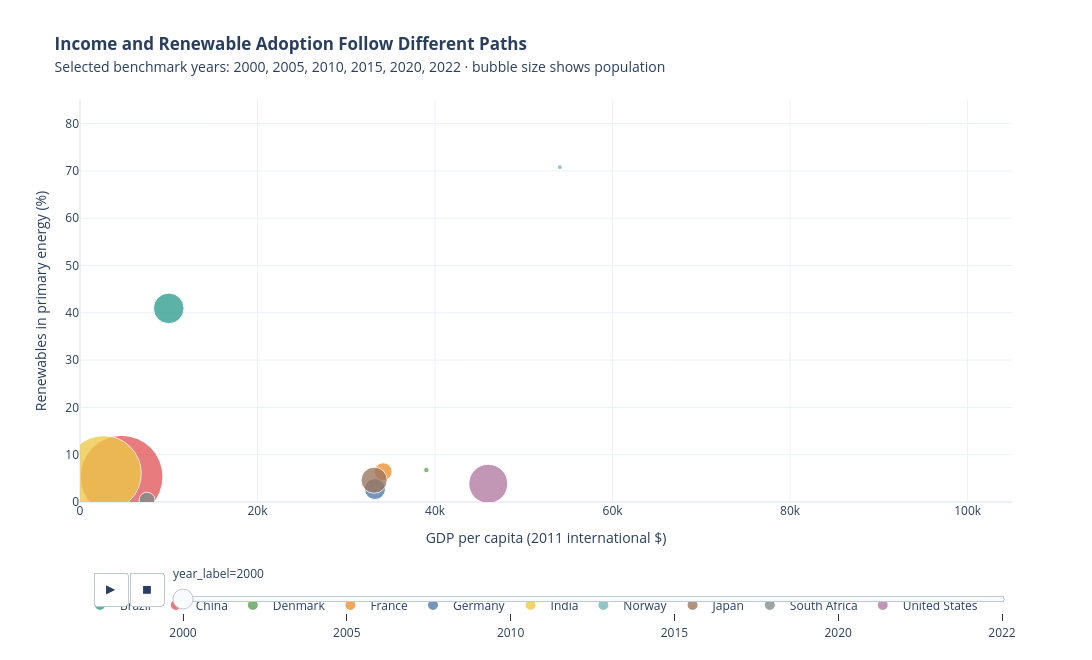

Source (notebook cell):
### Markdown cell above
## Question 3

**What patterns appear when we compare renewable-energy adoption with economic context and change over time?**

### Visual 3 — Economic context (2022)

![Visual 3: GDP per capita versus renewable share](../visuals/03_gdp_vs_renewables.png)

### Visual 4 — Change over time (2000–2024)

![Visual 4: transition over time](../visuals/04_transition_over_time.png)

### Visual 8 — Income versus renewables over time

Visual 8 uses **selected benchmark years**: 2000, 2005, 2010, 2015, 2020, and 2022. **2022 is the latest common year** with GDP, population, and renewable primary-energy share for all ten countries.

### Code cell
import plotly.express as px

income_cols = ["gdp", "population", "renewables_share_energy"]
income_valid = data.dropna(subset=income_cols)
v8_latest = int(income_valid.groupby("year").country.nunique()
                .loc[lambda s: s.eq(len(countries))].index.max())
benchmarks = [2000, 2005, 2010, 2015, 2020, 2022]
v8 = income_valid.loc[income_valid.year.isin(benchmarks)].copy()
assert v8.groupby("year").country.nunique().eq(len(countries)).all()
v8["gdp_per_capita"] = v8.gdp / v8.population
v8["year_label"] = v8.year.astype(str)
print(f"Visual 8 years: {benchmarks}; GDP per capita = GDP / population (2011 international dollars).")

fig8 = px.scatter(v8.sort_values("year"), x="gdp_per_capita", y="renewables_share_energy",
                  animation_frame="year_label", animation_group="country", color="country",
                  color_discrete_map=country_colors, size="population", size_max=62,
                  hover_name="country", hover_data={"year_label": False, "gdp_per_capita": ":,.0f",
                                                      "renewables_share_energy": ":.1f", "population": ":,.0f"},
                  range_x=[0, 105000], range_y=[0, 85],
                  labels={"gdp_per_capita": "GDP per capita (2011 international $)",
                          "renewables_share_energy": "Renewables in primary energy (%)", "country": "Country",
                          "population": "Population"})
fig8.update_layout(title=dict(text="<b>Income and Renewable Adoption Follow Different Paths</b><br>"
                                    "<span style='font-size:14px'>Selected benchmark years: 2000, 2005, 2010, 2015, 2020, 2022 · bubble size shows population</span>"),
                   template="plotly_white", width=1150, height=660, margin=dict(t=100, b=80),
                   legend=dict(orientation="h", y=-0.22, title_text=""))
fig8.update_traces(marker=dict(opacity=0.78, line=dict(width=1, color="white")))
fig8.write_html(root / "visuals/08_income_vs_renewables_over_time.html",
                include_plotlyjs=True, auto_play=False)
fig8.show()

### Figure 1 — Plotly figure (JSON) as saved in the notebook; plotly's stock layout.template omitted (floating-point values rounded to 4 significant figures)
{"data": [{"customdata": [["2000", 174000000.0]], "hovertemplate": "<b>%{hovertext}</b><br><br>Country=Brazil<br>GDP per capita (2011 international $)=%{x:,.0f}<br>Renewables in primary energy (%)=%{y:.1f}<br>Population=%{customdata[1]:,.0f}<extra></extra>", "hovertext": ["Brazil"], "ids": ["Brazil"], "legendgroup": "Brazil", "marker": {"color": "#2F9D8F", "line": {"color": "white", "width": 1}, "opacity": 0.78, "size": [174000000.0], "sizemode": "area", "sizeref": 371000.0, "symbol": "circle"}, "mode": "markers", "name": "Brazil", "orientation": "v", "showlegend": true, "type": "scatter", "x": [9997.0], "xaxis": "x", "y": [40.94], "yaxis": "y"}, {"customdata": [["2000", 1270000000.0]], "hovertemplate": "<b>%{hovertext}</b><br><br>Country=China<br>GDP per capita (2011 international $)=%{x:,.0f}<br>Renewables in primary energy (%)=%{y:.1f}<br>Population=%{customdata[1]:,.0f}<extra></extra>", "hovertext": ["China"], "ids": ["China"], "legendgroup": "China", "marker": {"color": "#E15759", "line": {"color": "white", "width": 1}, "opacity": 0.78, "size": [1270000000.0], "sizemode": "area", "sizeref": 371000.0, "symbol": "circle"}, "mode": "markers", "name": "China", "orientation": "v", "showlegend": true, "type": "scatter", "x": [4689.0], "xaxis": "x", "y": [5.336], "yaxis": "y"}, {"customdata": [["2000", 5340000.0]], "hovertemplate": "<b>%{hovertext}</b><br><br>Country=Denmark<br>GDP per capita (2011 international $)=%{x:,.0f}<br>Renewables in primary energy (%)=%{y:.1f}<br>Population=%{customdata[1]:,.0f}<extra></extra>", "hovertext": ["Denmark"], "ids": ["Denmark"], "legendgroup": "Denmark", "marker": {"color": "#59A14F", "line": {"color": "white", "width": 1}, "opacity": 0.78, "size": [5340000.0], "sizemode": "area", "sizeref": 371000.0, "symbol": "circle"}, "mode": "markers", "name": "Denmark", "orientation": "v", "showlegend": true, "type": "scatter", "x": [39020.0], "xaxis": "x", "y": [6.759], "yaxis": "y"}, {"customdata": [["2000", 59480000.0]], "hovertemplate": "<b>%{hovertext}</b><br><br>Country=France<br>GDP per capita (2011 international $)=%{x:,.0f}<br>Renewables in primary energy (%)=%{y:.1f}<br>Population=%{customdata[1]:,.0f}<extra></extra>", "hovertext": ["France"], "ids": ["France"], "legendgroup": "France", "marker": {"color": "#F28E2B", "line": {"color": "white", "width": 1}, "opacity": 0.78, "size": [59480000.0], "sizemode": "area", "sizeref": 371000.0, "symbol": "circle"}, "mode": "markers", "name": "France", "orientation": "v", "showlegend": true, "type": "scatter", "x": [34160.0], "xaxis": "x", "y": [6.409], "yaxis": "y"}, {"customdata": [["2000", 81800000.0]], "hovertemplate": "<b>%{hovertext}</b><br><br>Country=Germany<br>GDP per capita (2011 international $)=%{x:,.0f}<br>Renewables in primary energy (%)=%{y:.1f}<br>Population=%{customdata[1]:,.0f}<extra></extra>", "hovertext": ["Germany"], "ids": ["Germany"], "legendgroup": "Germany", "marker": {"color": "#4E79A7", "line": {"color": "white", "width": 1}, "opacity": 0.78, "size": [81800000.0], "sizemode": "area", "sizeref": 371000.0, "symbol": "circle"}, "mode": "markers", "name": "Germany", "orientation": "v", "showlegend": true, "type": "scatter", "x": [33240.0], "xaxis": "x", "y": [2.738], "yaxis": "y"}, {"customdata": [["2000", 1058000000.0]], "hovertemplate": "<b>%{hovertext}</b><br><br>Country=India<br>GDP per capita (2011 international $)=%{x:,.0f}<br>Renewables in primary energy (%)=%{y:.1f}<br>Population=%{customdata[1]:,.0f}<extra></extra>", "hovertext": ["India"], "ids": ["India"], "legendgroup": "India", "marker": {"color": "#EDC948", "line": {"color": "white", "width": 1}, "opacity": 0.78, "size": [1058000000.0], "sizemode": "area", "sizeref": 371000.0, "symbol": "circle"}, "mode": "markers", "name": "India", "orientation": "v", "showlegend": true, "type": "scatter", "x": [2651.0], "xaxis": "x", "y": [6.042], "yaxis": "y"}, {"customdata": [["2000", 4491000.0]], "hovertemplate": "<b>%{hovertext}</b><br><br>Country=Norway<br>GDP per capita (2011 international $)=%{x:,.0f}<br>Renewables in primary energy (%)=%{y:.1f}<br>Population=%{customdata[1]:,.0f}<extra></extra>", "hovertext": ["Norway"], "ids": ["Norway"], "legendgroup": "Norway", "marker": {"color": "#76B7B2", "line": {"color": "white", "width": 1}, "opacity": 0.78, "size": [4491000.0], "sizemode": "area", "sizeref": 371000.0, "symbol": "circle"}, "mode": "markers", "name": "Norway", "orientation": "v", "showlegend": true, "type": "scatter", "x": [54050.0], "xaxis": "x", "y": [70.79], "yaxis": "y"}, {"customdata": [["2000", 127000000.0]], "hovertemplate": "<b>%{hovertext}</b><br><br>Country=Japan<br>GDP per capita (2011 international $)=%{x:,.0f}<br>Renewables in primary energy (%)=%{y:.1f}<br>Population=%{customdata[1]:,.0f}<extra></extra>", "hovertext": ["Japan"], "ids": ["Japan"], "legendgroup": "Japan", "marker": {"color": "#9C755F", "line": {"color": "white", "width": 1}, "opacity": 0.78, "size": [127000000.0], "sizemode": "area", "sizeref": 371000.0, "symbol": "circle"}, "mode": "markers", "name": "Japan", "orientation": "v", "showlegend": true, "type": "scatter", "x": [33140.0], "xaxis": "x", "y": [4.603], "yaxis": "y"}, {"customdata": [["2000", 47160000.0]], "hovertemplate": "<b>%{hovertext}</b><br><br>Country=South Africa<br>GDP per capita (2011 international $)=%{x:,.0f}<br>Renewables in primary energy (%)=%{y:.1f}<br>Population=%{customdata[1]:,.0f}<extra></extra>", "hovertext": ["South Africa"], "ids": ["South Africa"], "legendgroup": "South Africa", "marker": {"color": "#7F8C8D", "line": {"color": "white", "width": 1}, "opacity": 0.78, "size": [47160000.0], "sizemode": "area", "sizeref": 371000.0, "symbol": "circle"}, "mode": "markers", "name": "South Africa", "orientation": "v", "showlegend": true, "type": "scatter", "x": [7550.0], "xaxis": "x", "y": [0.386], "yaxis": "y"}, {"customdata": [["2000", 281500000.0]], "hovertemplate": "<b>%{hovertext}</b><br><br>Country=United States<br>GDP per capita (2011 international $)=%{x:,.0f}<br>Renewables in primary energy (%)=%{y:.1f}<br>Population=%{customdata[1]:,.0f}<extra></extra>", "hovertext": ["United States"], "ids": ["United States"], "legendgroup": "United States", "marker": {"color": "#B07AA1", "line": {"color": "white", "width": 1}, "opacity": 0.78, "size": [281500000.0], "sizemode": "area", "sizeref": 371000.0, "symbol": "circle"}, "mode": "markers", "name": "United States", "orientation": "v", "showlegend": true, "type": "scatter", "x": [46000.0], "xaxis": "x", "y": [3.856], "yaxis": "y"}], "layout": {"height": 660, "legend": {"itemsizing": "constant", "orientation": "h", "title": {"text": ""}, "tracegroupgap": 0, "y": -0.22}, "margin": {"b": 80, "t": 100}, "sliders": [{"active": 0, "currentvalue": {"prefix": "year_label="}, "len": 0.9, "pad": {"b": 10, "t": 60}, "steps": [{"args": [["2000"], {"frame": {"duration": 0, "redraw": false}, "fromcurrent": true, "mode": "immediate", "transition": {"duration": 0, "easing": "linear"}}], "label": "2000", "method": "animate"}, {"args": [["2005"], {"frame": {"duration": 0, "redraw": false}, "fromcurrent": true, "mode": "immediate", "transition": {"duration": 0, "easing": "linear"}}], "label": "2005", "method": "animate"}, {"args": [["2010"], {"frame": {"duration": 0, "redraw": false}, "fromcurrent": true, "mode": "immediate", "transition": {"duration": 0, "easing": "linear"}}], "label": "2010", "method": "animate"}, {"args": [["2015"], {"frame": {"duration": 0, "redraw": false}, "fromcurrent": true, "mode": "immediate", "transition": {"duration": 0, "easing": "linear"}}], "label": "2015", "method": "animate"}, {"args": [["2020"], {"frame": {"duration": 0, "redraw": false}, "fromcurrent": true, "mode": "immediate", "transition": {"duration": 0, "easing": "linear"}}], "label": "2020", "method": "animate"}, {"args": [["2022"], {"frame": {"duration": 0, "redraw": false}, "fromcurrent": true, "mode": "immediate", "transition": {"duration": 0, "easing": "linear"}}], "label": "2022", "method": "animate"}], "x": 0.1, "xanchor": "left", "y": 0, "yanchor": "top"}], "title": {"text": "<b>Income and Renewable Adoption Follow Different Paths</b><br><span style='font-size:14px'>Selected benchmark years: 2000, 2005, 2010, 2015, 2020, 2022 · bubble size shows population</span>"}, "updatemenus": [{"buttons": [{"args": [null, {"frame": {"duration": 500, "redraw": false}, "fromcurrent": true, "mode": "immediate", "transition": {"duration": 500, "easing": "linear"}}], "label": "&#9654;", "method": "animate"}, {"args": [[null], {"frame": {"duration": 0, "redraw": false}, "fromcurrent": true, "mode": "immediate", "transition": {"duration": 0, "easing": "linear"}}], "label": "&#9724;", "method": "animate"}], "direction": "left", "pad": {"r": 10, "t": 70}, "showactive": false, "type": "buttons", "x": 0.1, "xanchor": "right", "y": 0, "yanchor": "top"}], "width": 1150, "xaxis": {"anchor": "y", "domain": [0.0, 1.0], "range": [0, 105000], "title": {"text": "GDP per capita (2011 international $)"}}, "yaxis": {"anchor": "x", "domain": [0.0, 1.0], "range": [0, 85], "title": {"text": "Renewables in primary energy (%)"}}}}
